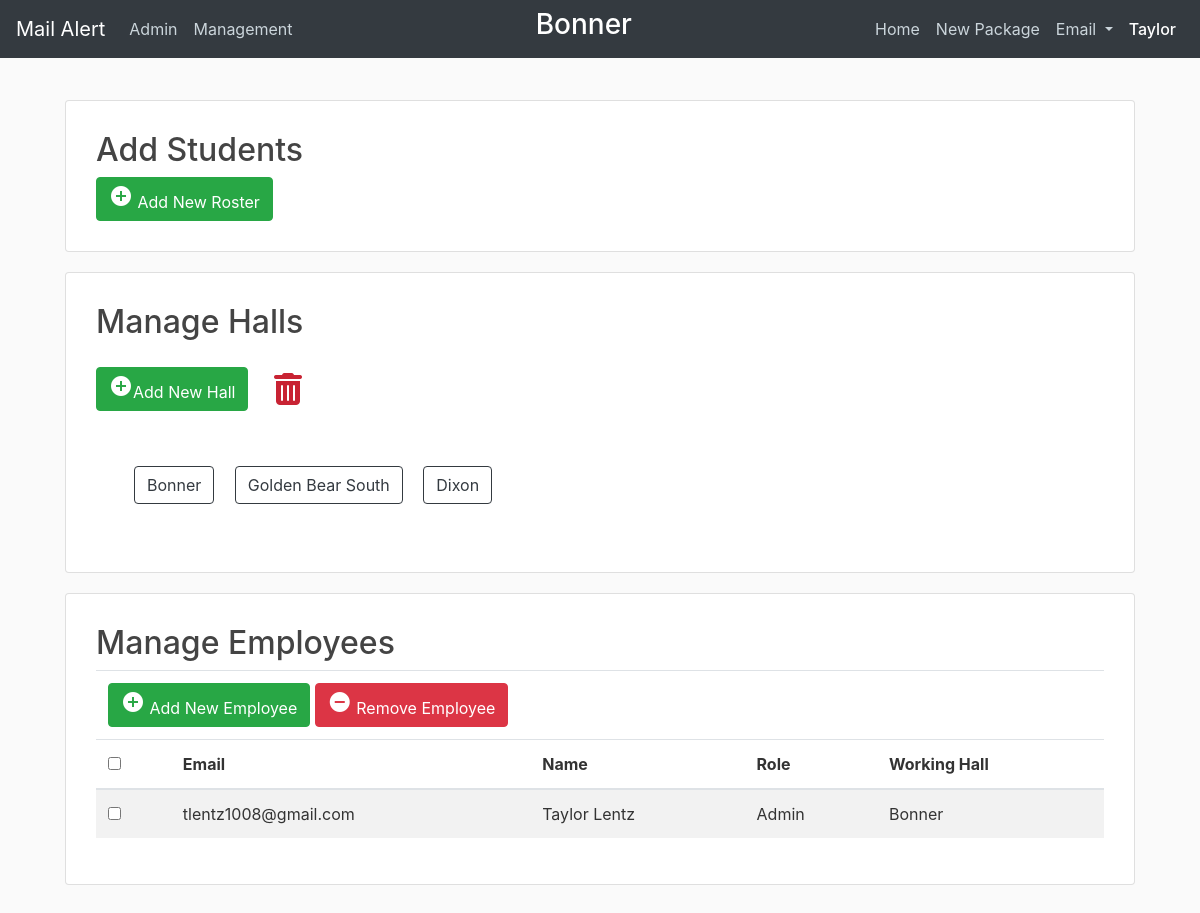
Before: /management (signed in) with the older database file.
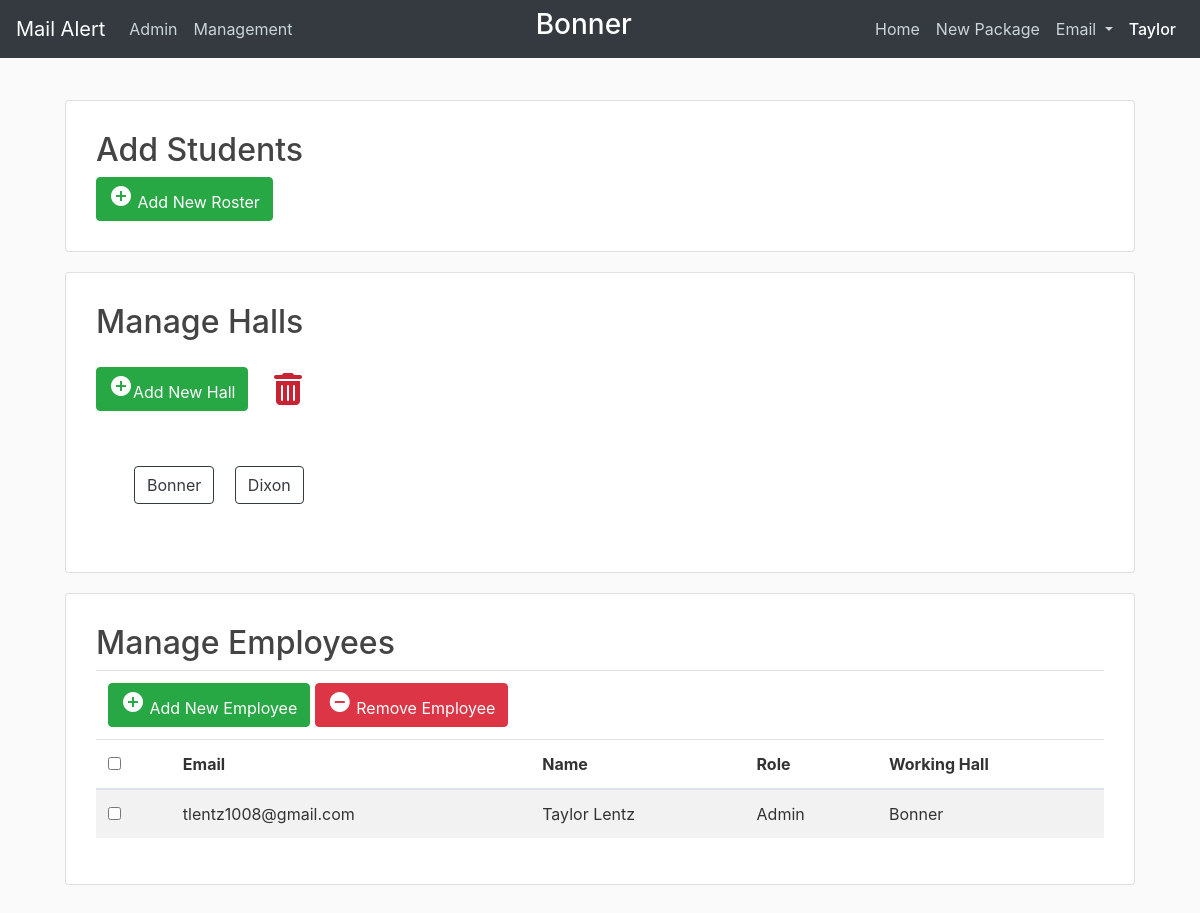
After: the same page with the newer database file.
### mailalert/models.py (models this page shows, shortened)
class Hall(db.Model):
    id = db.Column(db.Integer, primary_key=True)
    name = db.Column(db.String(100), unique=True, nullable=False)
    students = db.relationship('Student', backref='hall')
    employees = db.relationship('Employee', backref='hall')
    packages = db.relationship('Package', backref='hall')

class Employee(db.Model, UserMixin):
    id = db.Column(db.Integer, primary_key=True)
    hired_date = db.Column(db.DateTime, nullable=False, default=datetime.now)
    end_date = db.Column(db.DateTime)
    active = db.Column(db.Boolean, default=True)
    email = db.Column(db.String(120), unique=True, nullable=False)
    first_name = db.Column(db.String(100), nullable=False)
    last_name = db.Column(db.String(100), nullable=False)
    password = db.Column(db.String(60), nullable=False)
    access = db.Column(db.String, nullable=False, default="DR")
    hall_id = db.Column(db.Integer, db.ForeignKey('hall.id'))
    logins = db.relationship('Login', backref='employee')
    sent_mail = db.relationship('SentMail', backref='employee')
    inputted_packages = db.relationship(
        'Package', foreign_keys='[Package.employee_input_id]', backref='inputted')
    removed_packages = db.relationship(
        'Package', foreign_keys='[Package.employee_remove_id]', backref='removed')
    def is_admin(self):
        return self.access == 'Admin'
    def allowed(self, access_level):
        return ACCESS[self.access] >= ACCESS[access_level]

### mailalert/employees/routes.py (the view, shortened to what this page needs)
@employees.route("/management", methods=['GET', 'POST'])
@login_required
@requires_access_level('Building Director')
def management():
    form = ManagementForm()
    new_hall_form = NewHallForm()
    hall_list = Hall.query.all()
    hall_list = [(hall.id, hall.name) for hall in hall_list]
    form.hall.choices = hall_list
    if new_hall_form.validate_on_submit():
        hall = new_hall_form.hall.data
        hall = Hall(name=hall.capitalize())
        db.session.add(hall)
        db.session.commit()
    employees = Employee.query.filter(Employee.active == True).all()
    halls = Hall.query.all()
    return render_template('management.html', title='Management', form=form, employees=employees, halls=halls, new_hall_form=new_hall_form)

### mailalert/employees/forms.py
class ManagementForm(FlaskForm):
    email = StringField('Email ', validators=[DataRequired(), Email()])
    firstName = StringField('First Name', validators=[DataRequired()])
    lastName = StringField('Last Name', validators=[DataRequired()])
    role = SelectField('Role', choices=[
                       ('Admin', 'Admin'), ('Building Director', 'Building Director'), ('DR', 'DR')])
    hall = SelectField('Working Hall', coerce=int, validators=[DataRequired()])
    submit = SubmitField('Submit')

class NewHallForm(FlaskForm):
    hall = StringField('Hall', validators=[DataRequired()])
    submit = SubmitField('Submit')

### mailalert/main/utils.py (called while the page is built)
def requires_access_level(access_level):
    def decorator(f):
        @wraps(f)
        def decorated_function(*args, **kwargs):
            if not current_user.allowed(access_level):
                return render_template('errors/403.html')
            return f(*args, **kwargs)
        return decorated_function
    return decorator

### mailalert/models.py (called while the page is built)
@login_manager.user_loader
def load_user(id):
    return Employee.query.get(int(id))

### mailalert/templates/management.html (shortened to what this page needs)
{% extends "layout_with_navbar.html" %}
{%block content %}
<head>
</head>
<body>
    <div class="card management">
		<h2>Add Students</h2>
		<div>
			<a href="#setupModal" class="btn btn-success" data-toggle="modal"><i
				class="material-icons">&#xE147;</i> <span>Add New Roster</span>
			</a>
		</div>
	</div>
	<div class="card management">
		<form>
			<h2>Manage Halls</h2>
			<a href="#addHallModal" class="btn btn-success" data-toggle="modal">
				<i class="material-icons">&#xE147;</i><span>Add New Hall</span>
			</a>
			<div class="btn edit mt-3 trash" name="deleteHall">
				<i class="fas fa-trash-alt fa-2x"></i>
			</div>
			<div class="halls">
				<div id="hallList">
				{% for hall in halls %}
					<p class="btn btn-outline-dark" id="{{ hall.id }}">{{ hall.name }}</p>
				{% endfor %}
				</div>
			</div>
		</form>
	</div>
	<div class="card management">
		<form action="{{ url_for('employees.delete_employee') }}" method="POST">
			<h2>Manage Employees</h2>
			<table class="table table-striped table-hover">
				<thead>
					<tr>
						<div class="btn-toolbar float-right">
							<td colspan="7">
								<a href="#addEmployeeModal" class="btn btn-success" data-toggle="modal"><i
										class="material-icons">&#xE147;</i> <span>Add New Employee</span></a>
								<a href="#deleteEmployeeModal" class="btn btn-danger" data-toggle="modal"><i
										class="material-icons">&#xE15C;</i> <span>Remove Employee</span></a>
							</td>
						</div>
					</tr>
					<tr>
						<th>
							<span class="custom-checkbox">
								<input type="checkbox" id="selectAll" />
							</span>
						</th>
						<th>Email</th>
						<th>Name</th>
						<th>Role</th>
						<th>Working Hall</th>
					</tr>
				</thead>
				{% for employee in employees %}
					<tr>
						<td>
							<span class="custom-checkbox">
								<input type="checkbox" name="del_employees" value="{{ employee.id }}" />
							</span>
						</td>
						<td>{{ employee.email }}</td>
						<td>{{ employee.first_name }} {{ employee.last_name }}</td>
						<td>{{ employee.access }}</td>
						<td>{{ employee.hall.name }}</td>
					</tr>
				{% endfor %}
			</table>
		</form>
	</div>
</body>
{% endblock %}

### mailalert/templates/layout_with_navbar.html (shortened to what this page needs)
<!DOCTYPE html>
<html>
<head>
  <link rel="stylesheet" href="https://maxcdn.bootstrapcdn.com/bootstrap/4.0.0/css/bootstrap.min.css"
>
  <link rel="stylesheet" type="text/css" href="{{ url_for('static', filename='main.css') }}">
  <link rel="stylesheet" href="https://maxcdn.bootstrapcdn.com/font-awesome/4.7.0/css/font-awesome.min.css">
</head>
<body>
  <header class="site-header">
    <nav class="navbar navbar-expand-lg navbar-dark bg-dark fixed-top">
      <a class="navbar-brand" href="/">Mail Alert</a>
      <div class="collapse navbar-collapse" id="navbarNavDropdown">
        <ul class="navbar-nav">
          {% if current_user.is_authenticated %}
            {% if current_user.is_admin() %}
              <li class="nav-item">
                <a class="nav-link" href="{{ url_for('admin.index') }}">Admin<span class="sr-only">(current)</span></a>
              </li>
            {% endif %}
            {% if current_user.allowed('Building Director') %}
              <li class="nav-item">
                <a class="nav-link" href="{{ url_for('employees.management') }}">Management<span class="sr-only">(current)</span></a>
              </li>
            {% endif %}
          {% endif %}
        </ul>
        <ul class="navbar-nav ml-auto">
          <li class="nav-item">
            <h3 class="working-hall">{{current_user.hall.name}}</h3>
          </li>
        </ul>
        <ul class="navbar-nav ml-auto">
          <li class="nav-item">
            <a class="nav-link" href="/">Home <span class="sr-only">(current)</span></a>
          </li>
          <li class="nav-item">
            <a class="nav-link" href="{{ url_for('packages.newPackage') }}">New Package<span class="sr-only">(current)</span></a>
          </li>
          <li class="nav-item dropdown">
            <a class="nav-link dropdown-toggle" href="#" id="navbarDropdownMenuLink" data-toggle="dropdown"
              aria-haspopup="true" aria-expanded="false">
              Email
            </a>
          </li>
          <li class="nav-item dropdown">
            <a class="nav-link active" href="#" id="currentUserDropDown" data-toggle="dropdown"
              aria-haspopup="true" aria-expanded="false">
              {{ current_user.first_name }}
            </a>
          </li>
        </ul>
      </div>
    </nav>
  </header>
  <main role="main" class="container">
    <div class="row">
      <div class="col-md-12">
        {% block content %}{% endblock %}
      </div>
    </div>
  </main>
</body>
</html>

Changed rows visible on the page:
removed Hall: name "Golden Bear South"
